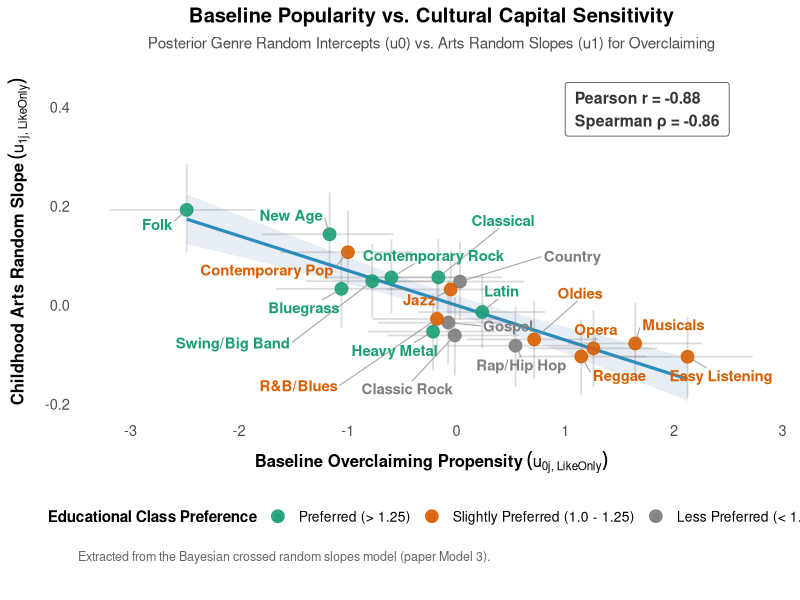
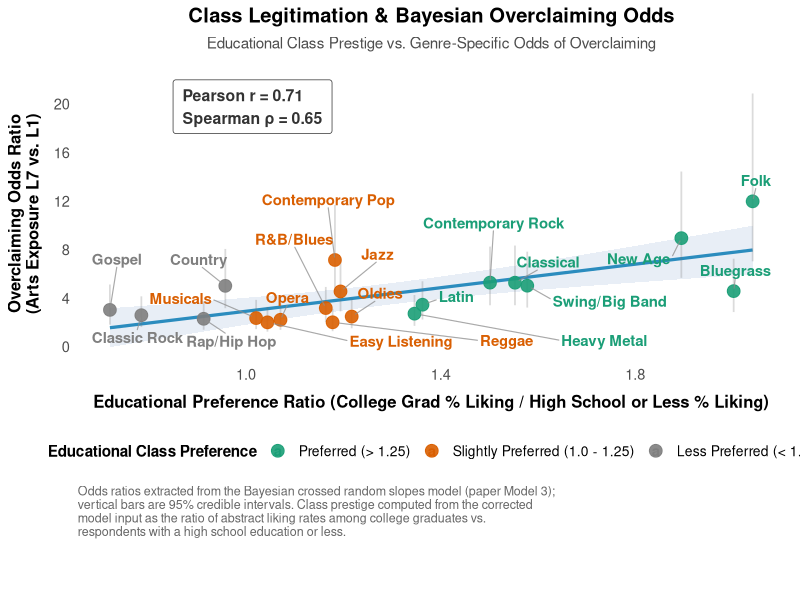

Reproduce these figures in R, in order.
#' @title Figures 7 and 9 (corrected): correlation plots from paper Model 3
#' @description Sourced from cache/m11_genre_summary.csv and
#'   cache/m11_correlations.csv, both written by
#'   Scripts/main/post_m11_genre_effects.R from local Model 11 (paper Model 3,
#'   the restricted arts-and-education random-slope fit). Reads no fit, so it
#'   rebuilds in seconds.
#'   Outputs:
#'   Plots/fig7_intercept_vs_slope.png  (both axes carry 95% credible intervals)
#'   Plots/fig9_prestige_vs_odds.png
#'   cache/correlation_draws_summary.csv
#'   cache/correlation_point_estimates.csv
#'   cache/genre_summary_correlations.csv

library(ggplot2)
library(ggrepel)
library(dplyr)
library(tibble)
library(grid)

cat("Reading Model 11 genre summary (paper Model 3)...\n")
gs <- read.csv("cache/m11_genre_summary.csv", stringsAsFactors = FALSE)
stopifnot(nrow(gs) == 20, !any(is.na(gs$ratio_col)))

pref_levels <- c("Preferred (> 1.25)", "Slightly Preferred (1.0 - 1.25)", "Less Preferred (< 1.0)")

# Figure 9 keeps its six-point contrast (arts level 7 versus level 1), the
# or6_* columns; Figure 5 carries the five-point contrast the text reports.
genre_summary <- gs |>
  transmute(
    genre_name,
    u0_med, u1_med, u0_lo, u0_hi, u1_lo, u1_hi,
    or_med = or6_med, or_lo = or6_lo, or_hi = or6_hi,
    ratio_col, ratio_black,
    pref_cat = factor(pref_cat, levels = pref_levels)
  )

cr <- read.csv("cache/m11_correlations.csv", stringsAsFactors = FALSE)
pick <- function(nm) cr[cr$Statistic == nm, c("Median", "CrI_2.5", "CrI_97.5")]

cor_draws_report <- tibble::tibble(
  Statistic = c("Pearson r (Class Prestige)", "Spearman rho (Class Prestige)",
                "Spearman rho (Racial Preference)"),
  Median = c(pick("arts_prestige_pearson")$Median,
             pick("arts_prestige_spearman")$Median,
             pick("arts_racial_spearman")$Median),
  CrI_2.5 = c(pick("arts_prestige_pearson")$CrI_2.5,
              pick("arts_prestige_spearman")$CrI_2.5,
              pick("arts_racial_spearman")$CrI_2.5),
  CrI_97.5 = c(pick("arts_prestige_pearson")$CrI_97.5,
               pick("arts_prestige_spearman")$CrI_97.5,
               pick("arts_racial_spearman")$CrI_97.5)
)

dir.create("cache", showWarnings = FALSE)
write.csv(cor_draws_report, "cache/correlation_draws_summary.csv", row.names = FALSE)
cat("\n===== POSTERIOR DRAW-WISE CORRELATION SUMMARY (paper Model 3) =====\n")
print(cor_draws_report)

pref_colors <- c(
  "Preferred (> 1.25)"              = "#1b9e77",
  "Slightly Preferred (1.0 - 1.25)" = "#d95f02",
  "Less Preferred (< 1.0)"          = "gray50"
)

r_u0_u1 <- cor(genre_summary$u0_med, genre_summary$u1_med, method = "pearson")
rho_u0_u1 <- cor(genre_summary$u0_med, genre_summary$u1_med, method = "spearman")
r_prestige_or <- cor(genre_summary$ratio_col, genre_summary$or_med, method = "pearson")
rho_prestige_or <- cor(genre_summary$ratio_col, genre_summary$or_med, method = "spearman")

write.csv(genre_summary, "cache/genre_summary_correlations.csv", row.names = FALSE)
write.csv(
  data.frame(
    Statistic = c("Pearson r (u0 vs u1)", "Spearman rho (u0 vs u1)", "Pearson r (Prestige vs OR, medians)", "Spearman rho (Prestige vs OR, medians)"),
    Value = round(c(r_u0_u1, rho_u0_u1, r_prestige_or, rho_prestige_or), 3)
  ),
  "cache/correlation_point_estimates.csv", row.names = FALSE
)

p_int_slope_corr <- ggplot(genre_summary, aes(x = u0_med, y = u1_med)) +
  geom_smooth(method = "lm", color = "#2b8cbe", fill = "#a6bddb", alpha = 0.25, linewidth = 1.1) +
  geom_errorbarh(
    aes(xmin = u0_lo, xmax = u0_hi),
    height = 0, linewidth = 0.6, color = "gray45", alpha = 0.25
  ) +
  geom_errorbar(
    aes(ymin = u1_lo, ymax = u1_hi),
    width = 0, linewidth = 0.6, color = "gray45", alpha = 0.25
  ) +
  geom_point(aes(color = pref_cat), size = 4, alpha = 0.9) +
  geom_text_repel(
    aes(label = genre_name, color = pref_cat),
    size = 3.8, fontface = "bold",
    box.padding = 0.6, point.padding = 0.5,
    force = 16, force_pull = 0.2,
    max.overlaps = Inf, min.segment.length = 0,
    segment.color = "gray55", segment.size = 0.4, segment.alpha = 0.75,
    seed = 123
  ) +
  scale_color_manual(values = pref_colors, name = "Educational Class Preference") +
  annotate(
    "label", x = 1.0, y = 0.45,
    label = sprintf("Pearson r = %.2f\nSpearman \u03c1 = %.2f", r_u0_u1, rho_u0_u1),
    hjust = 0, vjust = 1, size = 4, fontface = "bold",
    fill = "white", color = "gray20", label.padding = unit(0.5, "lines")
  ) +
  theme_minimal(base_size = 13) +
  theme(
    plot.title = element_text(face = "bold", size = 14.5, hjust = 0.5),
    plot.subtitle = element_text(size = 11, hjust = 0.5, color = "gray30", margin = margin(b = 10)),
    plot.caption = element_text(size = 9, color = "gray40", hjust = 0, margin = margin(t = 10)),
    axis.title.x = element_text(face = "bold", size = 12, margin = margin(t = 8)),
    axis.title.y = element_text(face = "bold", size = 12, margin = margin(r = 8)),
    axis.text = element_text(size = 10.5),
    legend.position = "bottom",
    legend.title = element_text(face = "bold", size = 11),
    legend.text = element_text(size = 10),
    panel.grid.minor = element_blank(),
    panel.grid.major = element_blank(),
    plot.margin = margin(t = 5.5, r = 11, b = 26, l = 5.5)
  ) +
  labs(
    title = "Baseline Popularity vs. Cultural Capital Sensitivity",
    subtitle = "Posterior Genre Random Intercepts (u0) vs. Arts Random Slopes (u1) for Overclaiming",
    x = expression(bold("Baseline Overclaiming Propensity")~(u["0j, LikeOnly"])),
    y = expression(bold("Childhood Arts Random Slope")~(u["1j, LikeOnly"])),
    caption = "Extracted from the Bayesian crossed random slopes model (paper Model 3)."
  )

p_prestige_corr <- ggplot(genre_summary, aes(x = ratio_col, y = or_med)) +
  geom_smooth(method = "lm", color = "#2b8cbe", fill = "#a6bddb", alpha = 0.25, linewidth = 1.1) +
  geom_errorbar(
    aes(ymin = or_lo, ymax = or_hi),
    width = 0, linewidth = 0.6, color = "gray45", alpha = 0.25
  ) +
  geom_point(aes(color = pref_cat), size = 4, alpha = 0.9) +
  geom_text_repel(
    aes(label = genre_name, color = pref_cat),
    size = 3.8, fontface = "bold",
    box.padding = 0.7, point.padding = 0.5,
    force = 18, force_pull = 0.2,
    max.overlaps = Inf, min.segment.length = 0,
    segment.color = "gray55", segment.size = 0.4, segment.alpha = 0.75,
    seed = 42
  ) +
  scale_color_manual(values = pref_colors, name = "Educational Class Preference") +
  annotate(
    "label", x = 0.85, y = 22,
    label = sprintf("Pearson r = %.2f\nSpearman \u03c1 = %.2f", r_prestige_or, rho_prestige_or),
    hjust = 0, vjust = 1, size = 4, fontface = "bold",
    fill = "white", color = "gray20", label.padding = unit(0.5, "lines")
  ) +
  scale_x_continuous(breaks = seq(0.6, 2.8, by = 0.4)) +
  scale_y_continuous(breaks = seq(0, 24, by = 4)) +
  theme_minimal(base_size = 13) +
  theme(
    plot.title = element_text(face = "bold", size = 14.5, hjust = 0.5),
    plot.subtitle = element_text(size = 11, hjust = 0.5, color = "gray30", margin = margin(b = 10)),
    plot.caption = element_text(size = 9, color = "gray40", hjust = 0, margin = margin(t = 10)),
    axis.title.x = element_text(face = "bold", size = 12, margin = margin(t = 8)),
    axis.title.y = element_text(face = "bold", size = 12, margin = margin(r = 8)),
    axis.text = element_text(size = 10.5),
    legend.position = "bottom",
    legend.title = element_text(face = "bold", size = 11),
    legend.text = element_text(size = 10),
    panel.grid.minor = element_blank(),
    panel.grid.major = element_blank(),
    # reserve room for the two-line caption, which was clipped before
    plot.margin = margin(t = 5.5, r = 11, b = 44, l = 5.5)
  ) +
  labs(
    title = "Class Legitimation & Bayesian Overclaiming Odds",
    subtitle = "Educational Class Prestige vs. Genre-Specific Odds of Overclaiming",
    x = "Educational Preference Ratio (College Grad % Liking / High School or Less % Liking)",
    y = "Overclaiming Odds Ratio\n(Arts Exposure L7 vs. L1)",
    caption = paste(
      "Odds ratios extracted from the Bayesian crossed random slopes model (paper Model 3);",
      "vertical bars are 95% credible intervals. Class prestige computed from the corrected",
      "model input as the ratio of abstract liking rates among college graduates vs.",
      "respondents with a high school education or less.",
      sep = "\n"
    )
  )

dir.create("Plots", showWarnings = FALSE)
ggsave("Plots/fig7_intercept_vs_slope.png", p_int_slope_corr, width = 9.5, height = 7, dpi = 300, bg = "white")
ggsave("Plots/fig9_prestige_vs_odds.png", p_prestige_corr, width = 9.5, height = 7, dpi = 300, bg = "white")
cat("Successfully generated both corrected correlation plots.\n")
